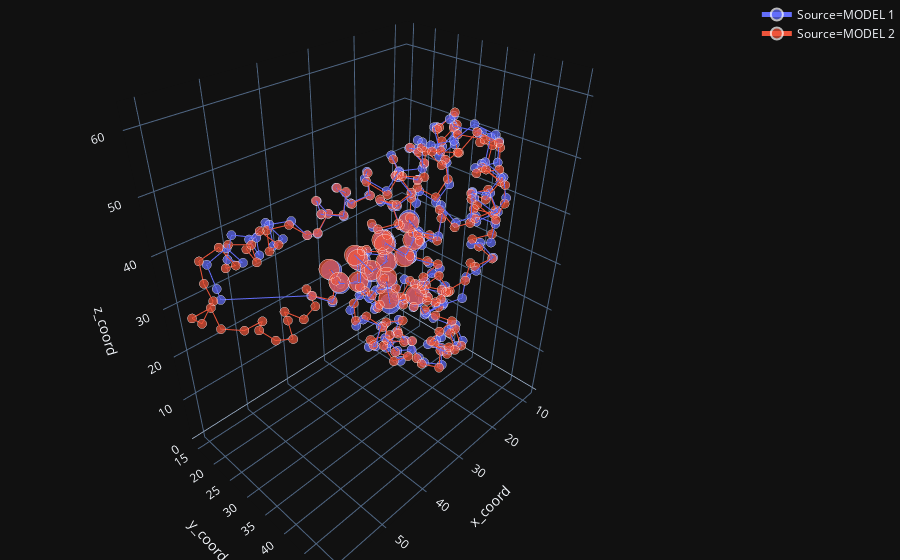

The notebook cell this image was saved under:
### Markdown cell above
### 7. Visualize Particular Subset of SuperImposed Structure (CA ATOM only)

* get subset dataframe: e.g. `df_to_plot_1.loc[res_index]`

### Code cell
res_index = res_indexes[1]

df_to_plot_1.size = 1;df_to_plot_1.loc[res_index, 'size'] = 5

df_to_plot_2.size = 1;df_to_plot_2.loc[res_index, 'size'] = 5

df_to_plot = pd.concat([df_to_plot_1,df_to_plot_2],ignore_index=True, sort=False)

fig = px.scatter_3d(df_to_plot, x='x_coord', y='y_coord', z='z_coord',
              color='Source',size='size',template='plotly_dark')

fig.update_traces(mode='markers+lines')
fig.update_layout(margin=dict(l=0, r=0, b=0, t=0))
fig.show()

### Figure 1 — Plotly figure (JSON) as saved in the notebook; plotly's stock layout.template omitted (floating-point values rounded to 4 significant figures; data arrays with more than 128 entries replaced by an {"elided": "..."} marker saying what was removed)
{"data": [{"hoverlabel": {"namelength": 0}, "hovertemplate": "Source=MODEL 1<br>x_coord=%{x}<br>y_coord=%{y}<br>z_coord=%{z}<br>size=%{marker.size}", "legendgroup": "Source=MODEL 1", "marker": {"color": "#636efa", "size": {"elided": "193 int values"}, "sizemode": "area", "sizeref": 0.0125, "symbol": "circle"}, "mode": "markers+lines", "name": "Source=MODEL 1", "scene": "scene", "showlegend": true, "type": "scatter3d", "x": {"elided": "193 float values"}, "y": {"elided": "193 float values"}, "z": {"elided": "193 float values"}}, {"hoverlabel": {"namelength": 0}, "hovertemplate": "Source=MODEL 2<br>x_coord=%{x}<br>y_coord=%{y}<br>z_coord=%{z}<br>size=%{marker.size}", "legendgroup": "Source=MODEL 2", "marker": {"color": "#EF553B", "size": {"elided": "207 int values"}, "sizemode": "area", "sizeref": 0.0125, "symbol": "circle"}, "mode": "markers+lines", "name": "Source=MODEL 2", "scene": "scene", "showlegend": true, "type": "scatter3d", "x": {"elided": "207 float values"}, "y": {"elided": "207 float values"}, "z": {"elided": "207 float values"}}], "layout": {"legend": {"itemsizing": "constant", "tracegroupgap": 0}, "margin": {"b": 0, "l": 0, "r": 0, "t": 0}, "scene": {"domain": {"x": [0, 1], "y": [0, 1]}, "xaxis": {"title": {"text": "x_coord"}}, "yaxis": {"title": {"text": "y_coord"}}, "zaxis": {"title": {"text": "z_coord"}}}}}
